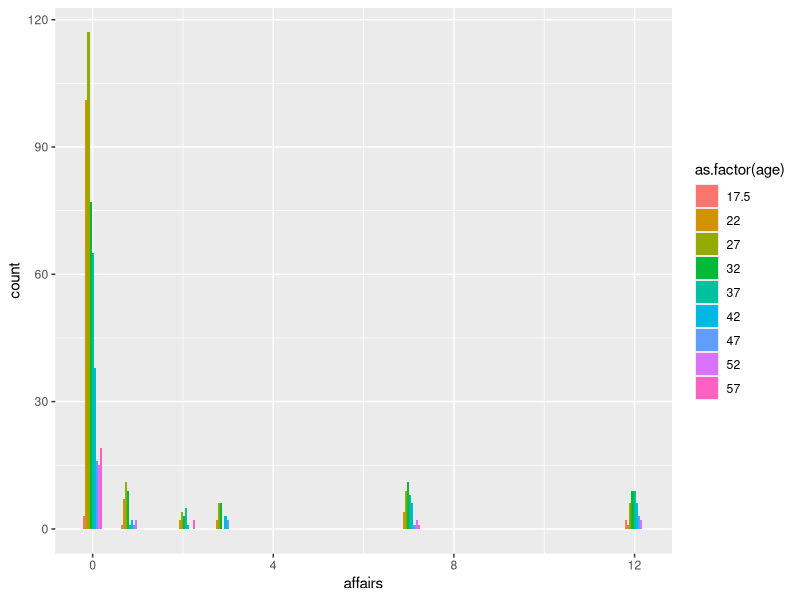
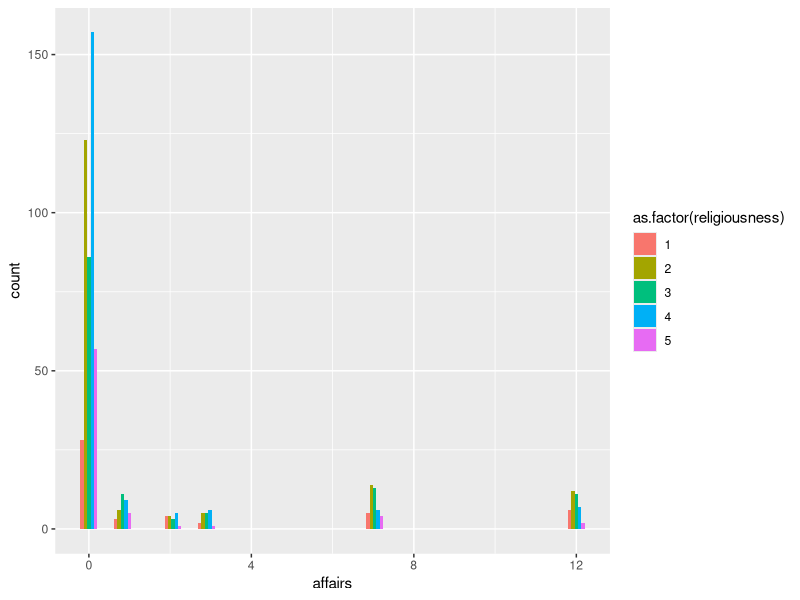
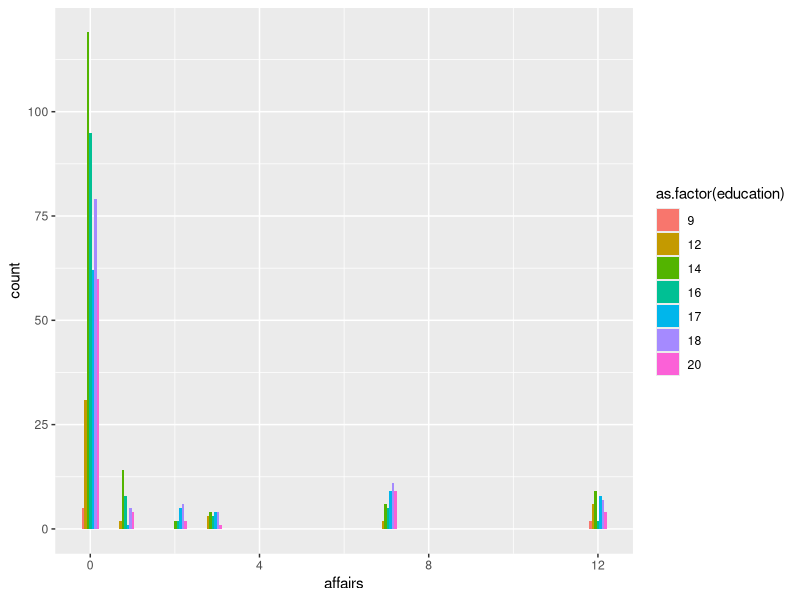

R code for these plots, in order: (Note: this script raises an error after producing the figures.)
#Assignment 3 for Econ 690, by Katherine Pringle - date: 30/01/2020

library(AER)
data("Affairs")
dat = Affairs

# ------------- Exercise 1 -------------


glm(dat)

library(ggplot2)
pp = ggplot(dat) + geom_histogram(aes(x=affairs,color=gender,fill=gender), position="dodge")
pp1 = ggplot(dat) + stat_count(aes(x=affairs,color=gender,fill=gender), position="dodge")
pp2 = ggplot(dat) + stat_count(aes(x=affairs,color=age,fill=age), position="dodge")
ggplot(dat) + geom_histogram(aes(x=affairs,fill=as.factor(age)), position="dodge")
pp3 = ggplot(dat) + stat_count(aes(x=affairs,color=religiousness,fill=religiousness), position="dodge")
ggplot(dat) + geom_histogram(aes(x=affairs,fill=as.factor(religiousness)), position="dodge")
pp4 = ggplot(dat) + stat_count(aes(x=affairs,color=education,fill=education), position="dodge")
ggplot(dat) + geom_histogram(aes(x=affairs,fill=as.factor(education)), position="dodge")


# ------------- Exercise 2 -------------

#remember most variables are not continuous
#See p32 of slides about likelihood

lm(affairs ~ ., data = dat)

# ------------- Exercise 3 -------------
install.packages(sjmisc)
library(dplyr)
library(sjmisc)

#dat2 = dat %>% transform(affairs= as.numeric((affairs != 0)))
yaffairs = as.numeric(dat$affairs != 0)
dat2 = dat %>% select(gender, age, yearsmarried, children, religiousness, education, occupation, rating)
#dat3 = to_dummy(dat2, var.name = name, suffix = "label")
datGenderDummy = to_dummy(dat2$gender, suffix = "label")
datAgeDummy = to_dummy(as.factor(dat2$age), var.name = "Age", suffix = "label")
datChildDummy = to_dummy(as.factor(dat2$children), var.name = "Has_Children", suffix = "label")
datReligDummy = to_dummy(as.factor(dat2$religiousness), var.name = "Degree_of_Religiosity", suffix = "label")
datEducDummy = to_dummy(as.factor(dat2$education), var.name = "Education", suffix = "label")
datOccDummy = to_dummy(as.factor(dat2$occupation), var.name = "Occupation", suffix = "label")
datRatDummy = to_dummy(as.factor(dat2$rating), var.name = "Marriage_Satisfaction", suffix = "label")
#dat3 = cbind(datGenderDummy[-length(datGenderDummy)])
dat3 = cbind(rep(1,nrow(dat)), datGenderDummy[-1], datAgeDummy[-1], datChildDummy[-1], datReligDummy[-1], datEducDummy[-1], datOccDummy[-1], dat$yearsmarried, datRatDummy[-1])

names(dat3)[c(1,28)] = c("Intercept","Years_Married")


affairsprobit = function(Xmat,y,Bcol){
  X = as.matrix(Xmat)
  B = as.matrix(Bcol)
  f = pnorm(X%*%B)
  likelihoodVec = (f^y)*(1-f)^(1-y)
  return(prod(likelihoodVec))
}

#Test function works:
number_tests = 3
Btry = matrix(rnorm(number_tests*ncol(dat3))/ncol(dat3),ncol(dat3))
Ltry = rep(0,ncol(Btry))
for (i in 1:ncol(Btry)){
  Ltry[i] = affairsprobit(dat3,yaffairs,Btry[,i])
}
#Ltry shows the likelihood of the test Betas in Btry
which.max(Ltry)
#To identify the likeliest

fulldat = cbind(yaffairs,dat3[-1])

my_glm = glm(yaffairs ~ ., data = fulldat, family = binomial(link="probit"))
Bglm = my_glm$coefficients
affairsprobit(dat3,yaffairs,Bglm)
log(affairsprobit(dat3,yaffairs,Bglm))
#-287.8774
logLik(my_glm)
#-287.8774
logLik(my_glm)[1] - log(affairsprobit(dat3,yaffairs,Bglm))
#No difference!


# ------------- Exercise 4 -------------

affairslogit = function(Xmat,y,Bcol){
  X = as.matrix(Xmat)
  B = as.matrix(Bcol)
  f = exp(X%*%B)/(1+exp(X%*%B))
  likelihoodVec = (f^y)*(1-f)^(1-y)
  return(prod(likelihoodVec))
}

#Test function works:
number_tests = 3
Btry = matrix(rnorm(number_tests*ncol(dat3))/ncol(dat3),ncol(dat3))
Ltry = rep(0,ncol(Btry))
for (i in 1:ncol(Btry)){
  Ltry[i] = affairslogit(dat3,yaffairs,Btry[,i])
}
#Ltry shows the likelihood of the test Betas in Btry
which.max(Ltry)
#To identify the likeliest

# fulldat = cbind(yaffairs,dat3[-1])

my_glm2 = glm(yaffairs ~ ., data = fulldat, family = binomial(link="logit"))
Bglm2 = my_glm2$coefficients
affairsprobit(dat3,yaffairs,Bglm2)
log(affairslogit(dat3,yaffairs,Bglm2))
# -287.5259
logLik(my_glm2)
#-287.5259
logLik(my_glm2)[1] - log(affairslogit(dat3,yaffairs,Bglm2))
#Same output again

# ------------- Exercise 5 -------------
#See slide 44

# Need to turn y into dummy matrix
datY = dat %>% select(affairs)
yDummyMat = to_dummy(datY, var.name = "Y", suffix = "label")
jNum = ncol(yDummyMat)
# jNum is the number of different values y can take

# Conditional logit

#Need to build new yVec with 
yaffairsVec = as.vector(t(yDummyMat))
#Need to build new xMat which is a rbind of a matrix made from each row of x variables * y dummies
xNewMat = matrix()
xNewMatrow = matrix(rep(0,193),1,193)
xNCol = matrix()
for (i in 1:nrow(dat3)){
  for (j in 1:ncol(dat3)){
    xNCol = t(t(as.matrix(dat3[i,]))*yDummyMat[i,j])
    xNewMatrow = cbind(xNewMatrow, xNCol)
  }
#xNewMatrow = t(t(as.matrix(dat3[i,]))%*%as.matrix(yDummyMat[i,]))
xNewMat = rbind(xNewMat,xNewMatrow)
xNewMatrow = matrix()
xNCol = matrix()
}

condlogit = function(xMat,yMat,BMat){
  # Expect to have yMat dimensions = (number of observations * jNum) * 1
  # xMat dimensions = (num of obs * jNum) * (number of dummified x variables * jNum)
  # BMat dimensions = (number of dummified x variables * jNum) * 1
  X = as.matrix(xMat)
  B = as.matrix(BMat)
  XB = X%*%B
  # dim = (num of obs * jNum) * 1
  XBmat = matrix(XB,ncol = jNum)
  XBsum = rowSums(XBmat)
  XBtotal = rep(XBsum,each=jNum)
  p = exp(XB)/XBtotal
  # dimensions = (num of obs * jNum) * 1
  likelihoodVec = (p^yMat)*((1-p)^(1-yMat))
  return(prod(as.matrix(likelihoodVec)))
}

# Multinomial logit

multlogit = function(xMat,yMat,BMat){
  # Expect to have yMat dimensions = number of observations * jNum
  # xMat dimensions = num of obs * number of dummified x variables
  # BMat dimensions = number of dummified x variables * jNum
  X = as.matrix(xMat)
  B = as.matrix(BMat)
  XB = X%*%B
  p = exp(XB)/rowSums(XB)
  # dimensions = num of obs * jNum
  likelihoodVec = (p^yMat)*((1-p)^(1-yMat))
  return(prod(as.matrix(rowSums(likelihoodVec))))
}

#Test
number_tests = 3
Btry = matrix(rnorm(jNum*ncol(dat3))/ncol(dat3), ncol = jNum)
Ltry = multlogit(dat3,yDummyMat,Btry)
# This doesn't work, returning Inf, but I can't see why, as every step up until the product seems to work fine.

#Ltry = rep(0,ncol(Btry))
#for (i in 1:ncol(Btry)){
#  Ltry[i] = affairslogit(dat3,yaffairs,Btry[,i])
#}
#Ltry shows the likelihood of the test Betas in Btry
#which.max(Ltry)

# Mixed logit
